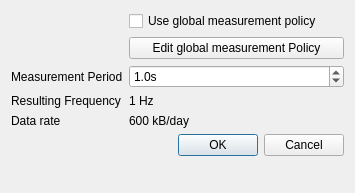
<?xml version="1.0" encoding="UTF-8"?>
<ui version="4.0">
 <class>SensorMeasurementDialog</class>
 <widget class="QDialog" name="SensorMeasurementDialog">
  <property name="geometry">
   <rect>
    <x>0</x>
    <y>0</y>
    <width>355</width>
    <height>193</height>
   </rect>
  </property>
  <property name="windowTitle">
   <string>Dialog</string>
  </property>
  <layout class="QFormLayout" name="formLayout">
   <item row="4" column="0">
    <widget class="QLabel" name="periodLabel">
     <property name="text">
      <string>Measurement Period</string>
     </property>
    </widget>
   </item>
   <item row="4" column="1">
    <widget class="QDoubleSpinBox" name="periodBox">
     <property name="suffix">
      <string notr="true">s</string>
     </property>
     <property name="decimals">
      <number>1</number>
     </property>
     <property name="minimum">
      <double>0.100000000000000</double>
     </property>
     <property name="maximum">
      <double>6553.500000000000000</double>
     </property>
     <property name="singleStep">
      <double>0.100000000000000</double>
     </property>
     <property name="value">
      <double>1.000000000000000</double>
     </property>
    </widget>
   </item>
   <item row="6" column="0">
    <widget class="QLabel" name="frequencyLabel">
     <property name="text">
      <string>Resulting Frequency</string>
     </property>
    </widget>
   </item>
   <item row="6" column="1">
    <widget class="QLabel" name="frequencyValue">
     <property name="text">
      <string>1 Hz</string>
     </property>
    </widget>
   </item>
   <item row="8" column="0" colspan="2">
    <widget class="QDialogButtonBox" name="okBox">
     <property name="orientation">
      <enum>Qt::Horizontal</enum>
     </property>
     <property name="standardButtons">
      <set>QDialogButtonBox::Cancel|QDialogButtonBox::Ok</set>
     </property>
    </widget>
   </item>
   <item row="7" column="0">
    <widget class="QLabel" name="dataRateLabel">
     <property name="text">
      <string>Data rate</string>
     </property>
    </widget>
   </item>
   <item row="7" column="1">
    <widget class="QLabel" name="dataRateValue">
     <property name="text">
      <string>600 kB/day</string>
     </property>
    </widget>
   </item>
   <item row="2" column="1">
    <widget class="QPushButton" name="globalPeriodButton">
     <property name="text">
      <string>Edit global measurement Policy</string>
     </property>
    </widget>
   </item>
   <item row="0" column="1">
    <widget class="QCheckBox" name="policyBox">
     <property name="text">
      <string>Use global measurement policy</string>
     </property>
    </widget>
   </item>
  </layout>
 </widget>
 <resources/>
 <connections>
  <connection>
   <sender>okBox</sender>
   <signal>accepted()</signal>
   <receiver>SensorMeasurementDialog</receiver>
   <slot>accept()</slot>
   <hints>
    <hint type="sourcelabel">
     <x>248</x>
     <y>254</y>
    </hint>
    <hint type="destinationlabel">
     <x>157</x>
     <y>274</y>
    </hint>
   </hints>
  </connection>
  <connection>
   <sender>okBox</sender>
   <signal>rejected()</signal>
   <receiver>SensorMeasurementDialog</receiver>
   <slot>reject()</slot>
   <hints>
    <hint type="sourcelabel">
     <x>316</x>
     <y>260</y>
    </hint>
    <hint type="destinationlabel">
     <x>286</x>
     <y>274</y>
    </hint>
   </hints>
  </connection>
 </connections>
</ui>
